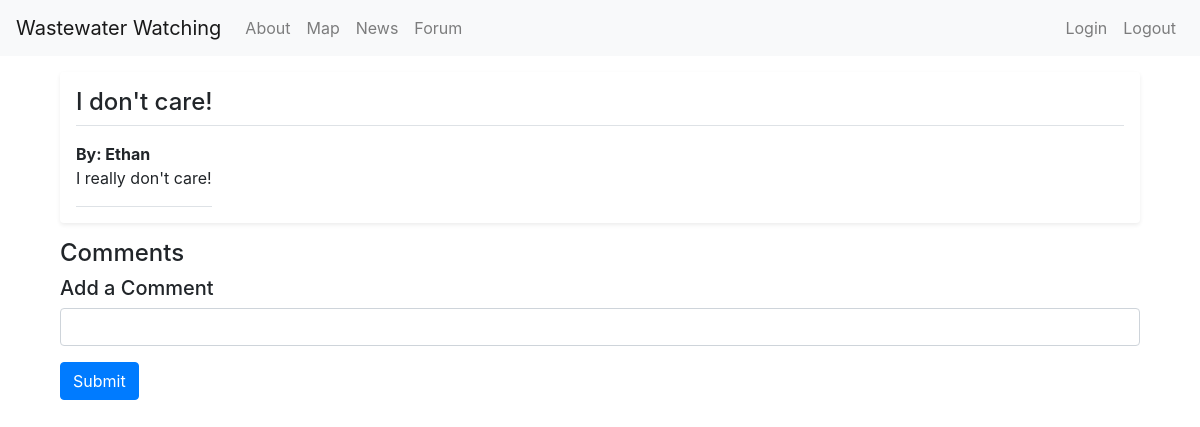
The page /forum/topic/2/newcomment (signed in) on the database its author committed.
### app.py (models this page shows)
class Topic(db.Model):
    id: Mapped[int] = mapped_column(primary_key=True)
    title: Mapped[str] = mapped_column(unique=True)
    user: Mapped[str]
    description: Mapped[str]

### app.py (the view, shortened to what this page needs)
@app.route('/forum/topic/<int:id>/newcomment', methods=["GET","POST"])
@login_required
def new_comment(id):
    topic = db.get_or_404(Topic, id)
    comments = Comment.query.filter_by(topicId=id).all()
    return render_template('forum/newcomment.html', topic=topic, comments=comments, name=current_user.name)

### app.py (called while the page is built)
@login_manager.user_loader
def load_user(user_id):
    return User.query.get(int(user_id))

### templates/forum/newcomment.html (shortened to what this page needs)
{% extends 'base.html' %}
{% block content %}
    <div class="container">
        <div class="my-3 p-3 bg-body rounded shadow-sm">
            <h4 class="border-bottom pb-2 mb-0">{{topic['title']}}</h6>
            <div class="d-flex pt-3">
              <p class="pb-3 mb-0 border-bottom">
                <strong class="d-block text-gray-dark">By: {{topic['user']}}</strong>
                {{topic['description']}}
              </p>
        </div>
        </div>
        <h4>Comments</h4>
        <h5>Add a Comment</h5>
        <form action="/forum/topic/{{topic.id}}" method="post">
            <div class="mb-3">
                <input type="text" name="text" class="form-control" id="text" aria-describedby="textContent">
            </div>
            <button type="submit" class="btn btn-primary">Submit</button>
        </form>
    </div>
{% endblock %}

### rows shown on the page
Topic: title "I don't care!", user "Ethan", description "I really don't care!"
